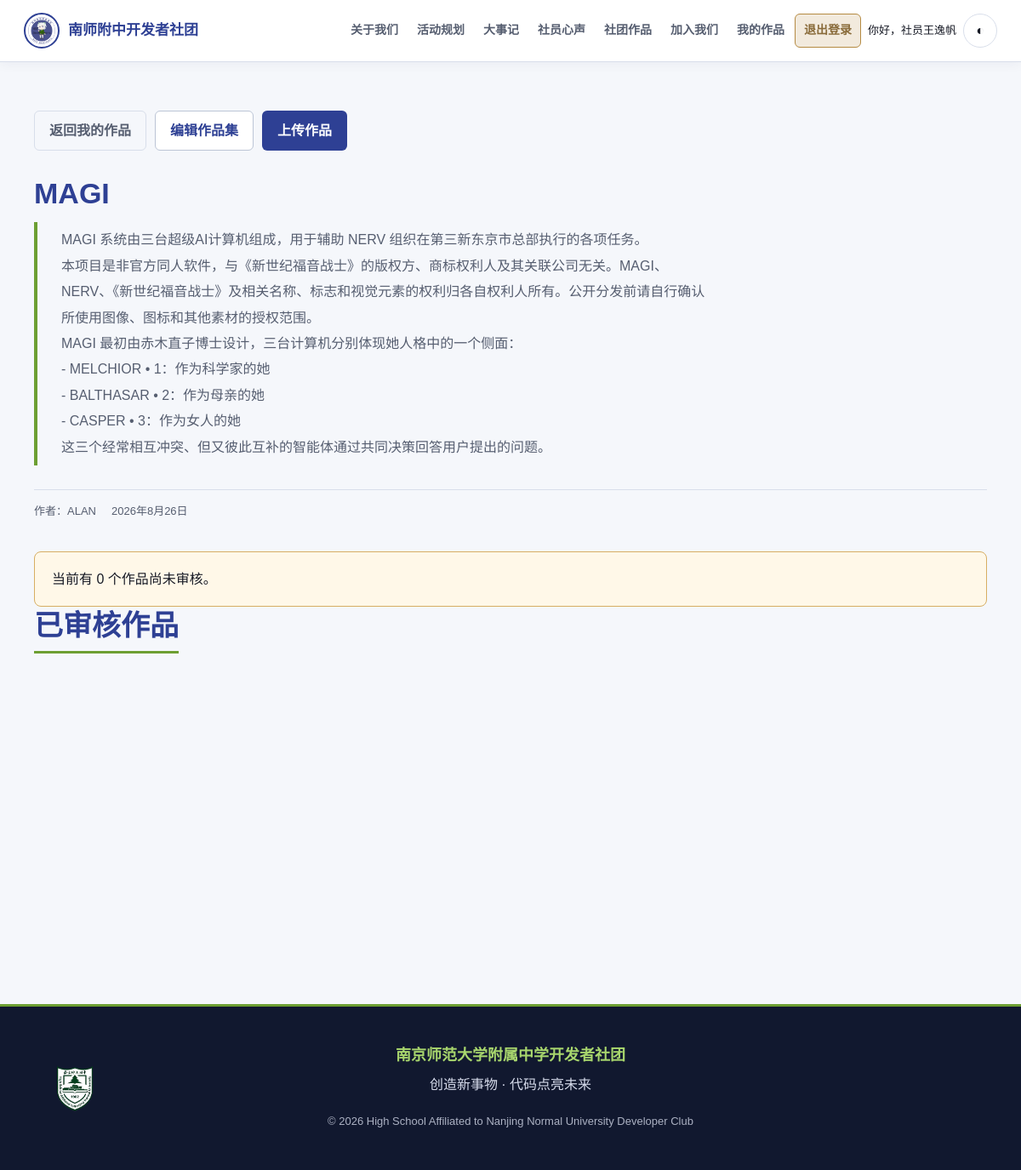
Screenshot of /products/my_works/MAGI/ (signed in) with the database file from the repository.
### users/models.py (models this page shows, shortened)
class UserProfile(models.Model):
    user = models.OneToOneField(
        settings.AUTH_USER_MODEL,
        on_delete=models.CASCADE,
        related_name='profile',
        verbose_name='用户',
    )
    real_name = models.CharField('真实姓名', max_length=50)
    student_id = models.CharField('学籍号', max_length=30, unique=True)

### products/models.py (models this page shows, shortened)
class Series(models.Model):
    name = models.CharField(
        max_length=100,
        unique=True,
        error_messages={
          'unique': '该名称已经存在，请重新输入！',  # 自定义重复提示语
      })
    bango = models.CharField(max_length=20,
                             validators=[english_and_symbols_validator],
                             blank=True,
                             null=True,
                             error_messages={
          'unique': '该代号已经存在，请重新输入！',  # 自定义重复提示语
      })
    owner = models.ForeignKey(User,
                              on_delete=models.SET_NULL,
                              null=True,
                              blank=True,)
    intro = models.TextField()
    author = author = models.CharField(max_length=100)
    date_added = models.DateField(auto_now_add=True)
    is_approved = models.BooleanField('已审核', default=False)
    class Meta:
        verbose_name_plural = 'series'
        constraints = [
            models.UniqueConstraint(
                fields=['bango'],
                condition=models.Q(bango__isnull=False) & ~models.Q(bango=''),
                name='unique_nonempty_series_bango',
            ),
            models.CheckConstraint(
                condition=(
                    models.Q(is_approved=False)
                    | (
                        models.Q(is_approved=True, bango__isnull=False)
                        & ~models.Q(bango='')
                    )
                ),
                name='series_approval_requires_bango',
            ),
        ]

### products/views.py (the view)
# urls.py: path('my_works/<str:bango>/', views.my_single_series, name='my_single_series'),
@login_required
def my_single_series(request, bango):
    series = get_object_or_404(Series, bango=bango, is_approved=True)
    if series.owner != request.user:
        raise Http404
    products = series.product_set.filter(is_approved=True).order_by('-date_added')
    pending_product_count = series.product_set.filter(
        is_approved=False
    ).count()
    context = {
        'series': series,
        'products': products,
        'pending_product_count': pending_product_count,
    }
    return render(request, 'products/my_single_series.html', context)

### products/templates/products/my_single_series.html (shortened to what this page needs)
{% extends 'website_index/base.html' %}
{% block content %}
  <div class="page-shell">
    <div class="page-actions">
      <a class="button button-subtle" href="{% url 'products:my_works' %}">返回我的作品</a>
      <a class="button button-secondary" href="{% url 'products:edit_single_series' series.bango %}">编辑作品集</a>
      <a class="button" href="{% url 'products:new_product' series.bango %}">上传作品</a>
    </div>
    <header class="page-header">
      <h1>{{ series.name }}</h1>
      <div class="prose-panel">{{ series.intro|linebreaks }}</div>
      <div class="metadata">
        <span>作者：{{ series.author }}</span>
        <span>{{ series.date_added }}</span>
      </div>
    </header>
    <div class="status-panel">
      <p>当前有 {{ pending_product_count }} 个作品尚未审核。</p>
    </div>
    <section class="section-block">
      <h2 class="section-heading">已审核作品</h2>
      <div class="product-grid stack-list">
      </div>
    </section>
  </div>
{% endblock content %}

### website_index/templates/website_index/base.html (shortened to what this page needs)
{% load static %}
<!DOCTYPE html>
<html lang="zh-CN" data-theme="light">
<head>
  <link rel="stylesheet" href="{% static 'website_index/css/site.css' %}">
</head>
<body>
  <header class="site-header" data-site-header>
    <div class="header-inner">
      <a class="brand" href="{% url 'website_index:index' %}">
        <img src="{% static 'website_index/images/club-logo.png' %}" alt="开发者社团社徽">
        <span>南师附中开发者社团</span>
      </a>
      <nav class="site-nav" aria-label="主导航">
        <ul class="nav-links" data-nav-links>
          <li><a class="nav-link" href="{% url 'website_index:intro_list' %}">关于我们</a></li>
          <li><a class="nav-link" href="{% url 'website_index:activities' %}">活动规划</a></li>
          <li><a class="nav-link" href="{% url 'website_index:history' %}">大事记</a></li>
          <li><a class="nav-link" href="{% url 'comments:comment_list' %}">社员心声</a></li>
          <li><a class="nav-link" href="{% url 'products:all_products' %}">社团作品</a></li>
          <li><a class="nav-link" href="{% url 'website_index:join_us' %}">加入我们</a></li>
          {% if user.is_authenticated %}
            <li><a class="nav-link" href="{% url 'products:my_works' %}">我的作品</a></li>
            <li>
              <form class="inline-form" action="{% url 'users:logout' %}" method="post">
                <button class="nav-button nav-auth nav-auth-logout" type="submit">退出登录</button>
              </form>
            </li>
          {% endif %}
        </ul>
        {% if user.is_authenticated %}
          <span class="nav-user" title="{{ user.profile.real_name }}">你好，社员{{ user.profile.real_name }}</span>
        {% endif %}
        <button class="theme-toggle" type="button" data-theme-toggle aria-label="切换为深色主题">◐</button>
      </nav>
    </div>
  </header>
  <main class="site-main">
    {% block content %}{% endblock content %}
  </main>
  <footer class="site-footer">
    <div class="footer-inner">
      <a href="https://www.nsfz.net">
        <img
          class="school-logo"
          src="{% static 'website_index/images/school_logo.png' %}"
          alt="南京师范大学附属中学校徽"
        >
      </a>
      <div class="footer-copy">
        <strong>南京师范大学附属中学开发者社团</strong>
        <p>创造新事物 · 代码点亮未来</p>
        <p class="footer-copyright">© 2026 High School Affiliated to Nanjing Normal University Developer Club</p>
      </div>
    </div>
  </footer>
</body>
</html>

### rows the page displays
Series: name "MAGI", intro "MAGI 系统由三台超级AI计算机组成，用于辅助 NERV 组织在第三新东京市总部执行的各项任务。 本项目是非官方同人软件，与《新世纪福音战士》的版权方、商标权利人及其关联公司无关。MAGI、NERV、《新世纪福音战士》及相关名称、标志和视觉元素的权利归各自权利人所有。公开分发前请自行确认所使用图像、图标和其他素材的授权范围。 MAGI 最初由赤木直子博士设计，三台计算机分别体现她人格中的一个侧面： - MELCHIOR • 1：作为科学家的她 - BALTHASAR • 2：作为母亲的她 - CASPER • 3：作为女人的她 这三个经常相互冲突、但又彼此互补的智能体通过共同决策回答用户提出的问题。", author "ALAN", date_added "2026年8月26日"

### other values shown
{{ user.profile.real_name }} "王逸帆"
{{ pending_product_count }} "0"
